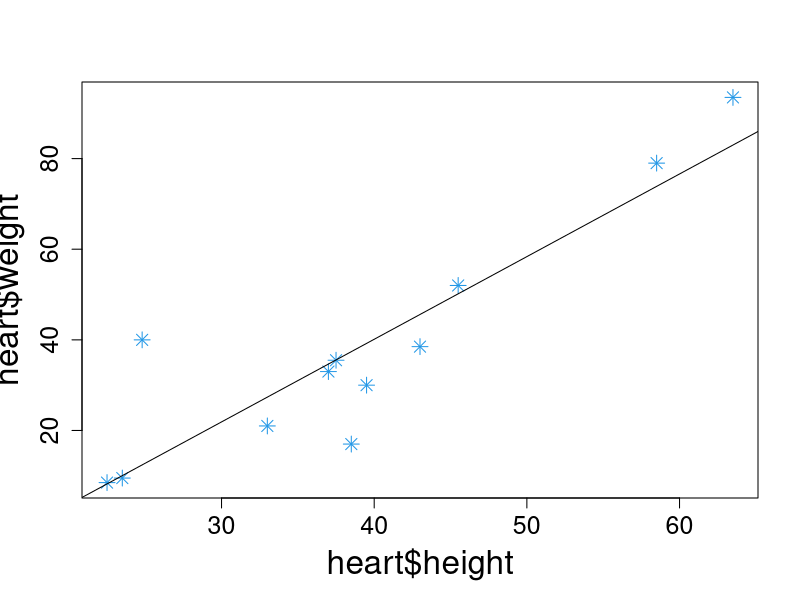
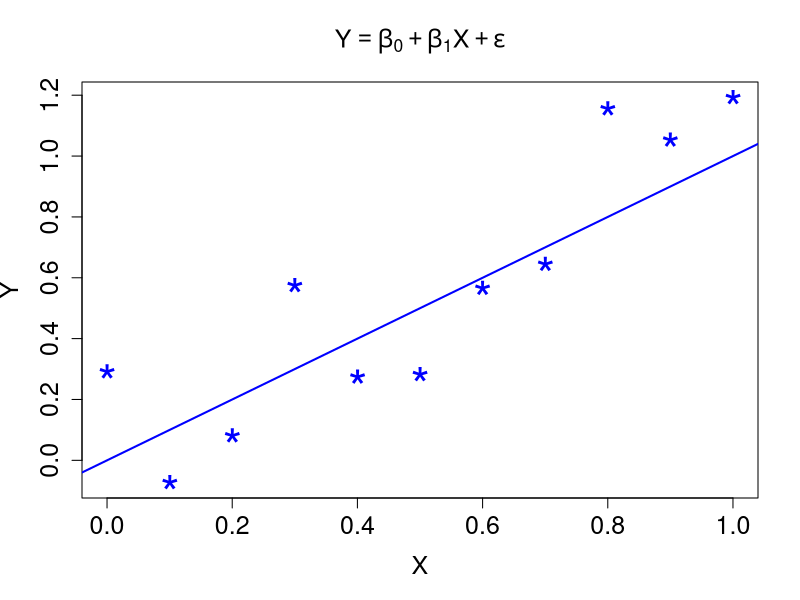
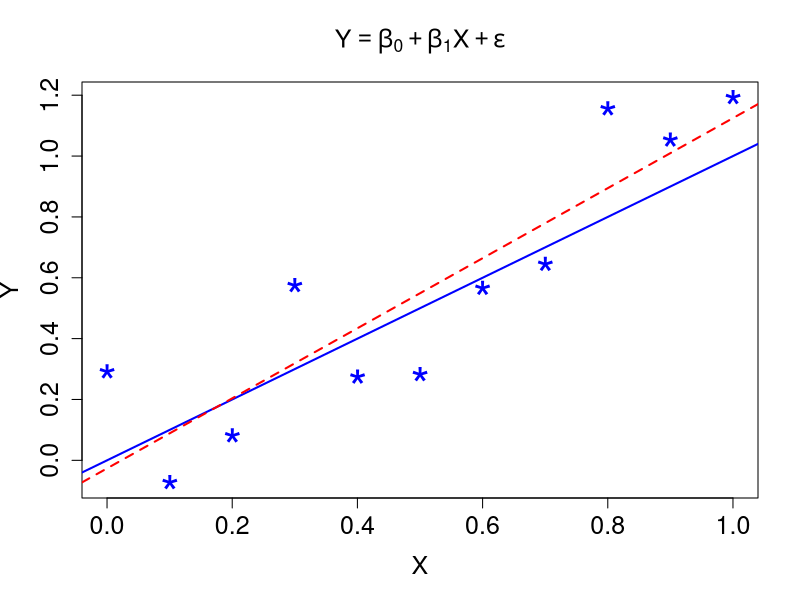
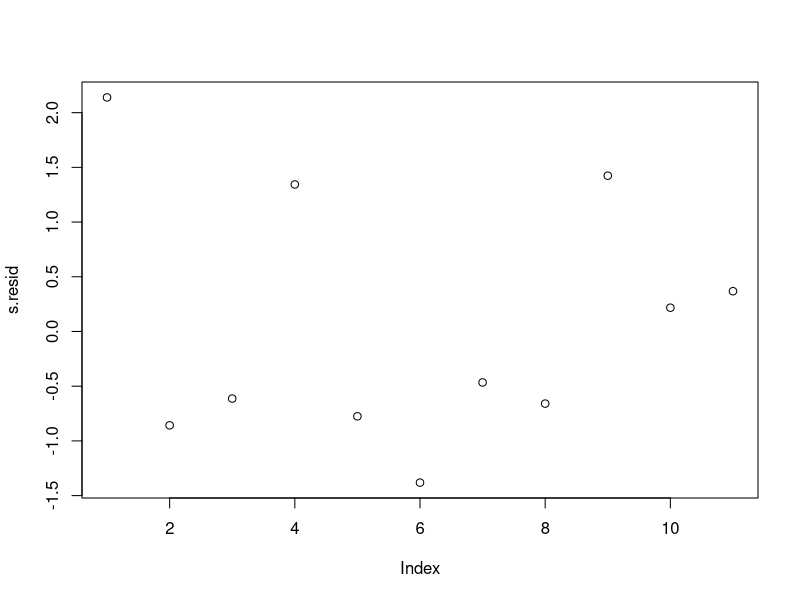
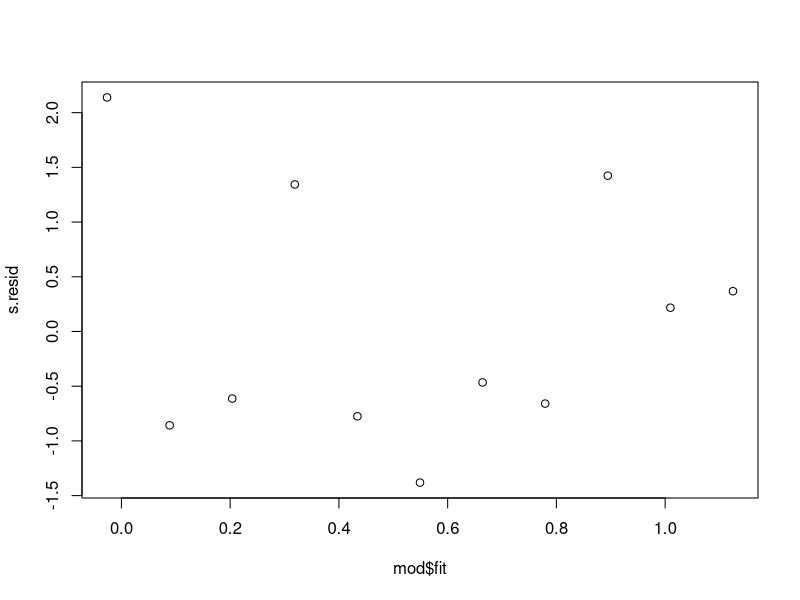
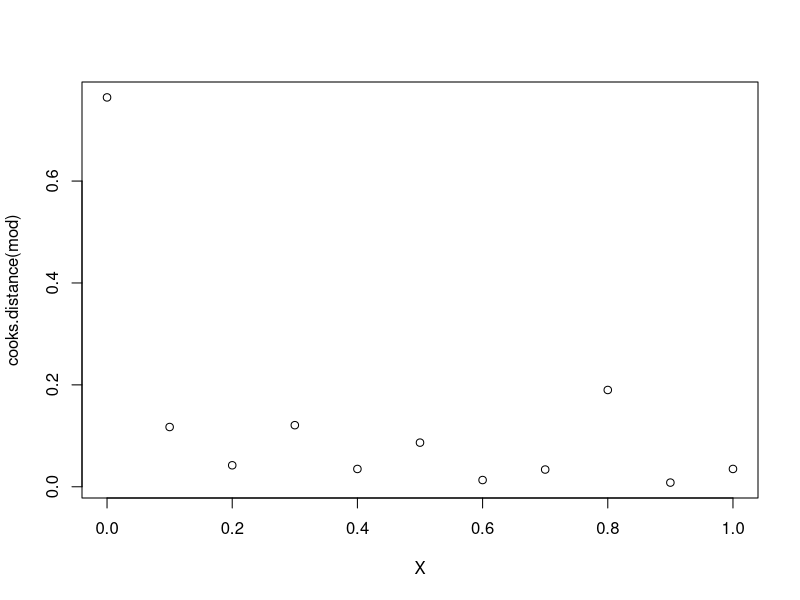
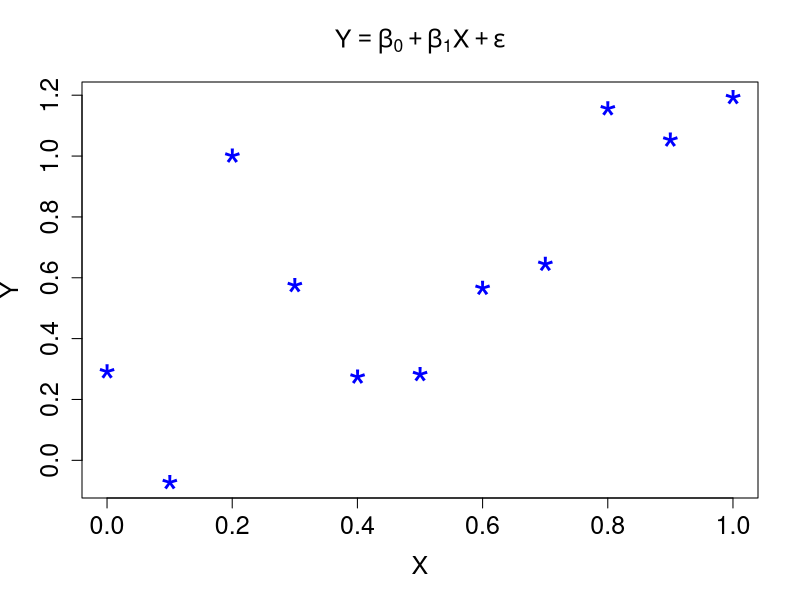
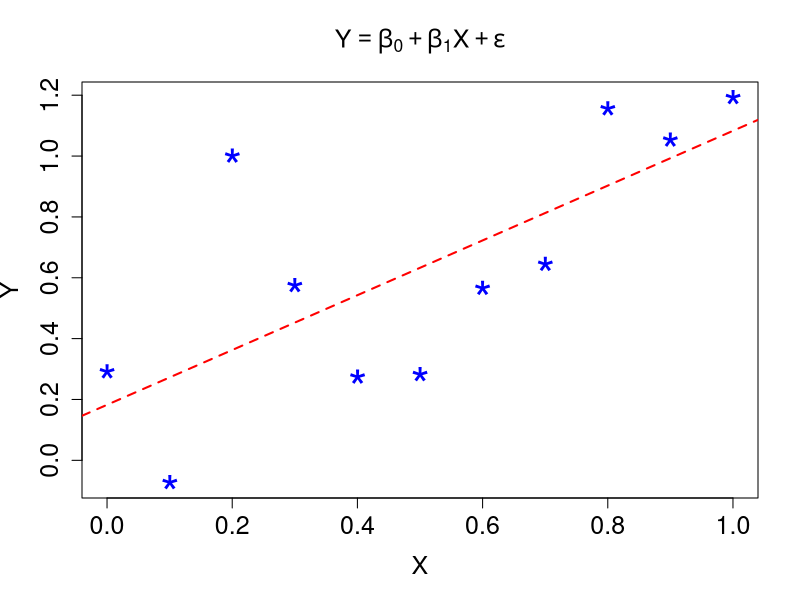

These figures' R source, in order:
## ---- chunk 1
heart = read.table('heart.txt',head=TRUE)
## ---- chunk 2
heart
## ---- chunk 3
heart$weight
## ---- chunk 4
heart[3,2]
## ---- chunk 5
heart[3,]
## ---- chunk 6
plot(heart$height,heart$weight,cex.axis=1.5,cex.lab=2,cex=1.5,col=4,pch=8)
abline(lm(heart$weight~heart$height)$coef)
## ---- chunk 7
# Average value of weight
m.weight = mean(heart$weight)
m.weight

# Average value of height
m.height = mean(heart$height)
m.height

# Variance of weight
var.weight = var(heart$weight)
var.weight

# Variance of height
var.height = var(heart$height)
var.height

# Covariance between them
cov.heart = cov(heart$height,heart$weight)
cov.heart 

# Formula for correlation
cor.heart = cov.heart/sqrt( var.height * var.weight )
cor.heart

# Just using the correlation function gets you there directly
cor.heart2 = cor(heart$height,heart$weight)
cor.heart2
## ---- chunk 8
beta0 = 0;   beta1 = 1; sigma = 0.25
## ---- chunk 9
X = seq(0,1,by=0.1)
X
## ---- chunk 10
epsilon = rnorm(11,mean=0,sd=sigma)
epsilon
## ---- chunk 11
Y = beta0 + beta1*X + epsilon
Y
## ---- chunk 12
plot(X, Y,pch='*',lwd=2,col='blue',xlab='X',ylab='Y',
    main=expression(Y==beta[0]+beta[1] * X+epsilon),
    cex.lab=1.5,cex.axis=1.5,cex.main=1.5,cex=3)

abline(c(beta0,beta1),lwd=2,col='blue')
## ---- chunk 13
mod = lm(Y~X)
mod$coefficients    # 'truth' is 0 and 1
## ---- chunk 14
plot(X, Y,pch='*',lwd=2,col='blue',xlab='X',ylab='Y',
    main=expression(Y==beta[0]+beta[1] * X+epsilon),
    cex.lab=1.5,cex.axis=1.5,cex.main=1.5,cex=3)

abline(c(beta0,beta1),lwd=2,col='blue')

abline(mod,lty=2,lwd=2,col='red')
## ---- chunk 15
library('MASS')

s.resid = studres(mod)

plot(s.resid)
## ---- chunk 16
plot(mod$fit,s.resid)
## ---- chunk 17
plot(X,cooks.distance(mod))
## ---- chunk 18
Y[3] = 1

plot(X, Y,pch='*',lwd=2,col='blue',xlab='X',ylab='Y',
    main=expression(Y==beta[0]+beta[1] * X+epsilon),
    cex.lab=1.5,cex.axis=1.5,cex.main=1.5,cex=3)
## ---- chunk 19
mod = lm(Y~X)
mod$coefficients    # 'truth' is 0 and 1
## ---- chunk 20
plot(X, Y,pch='*',lwd=2,col='blue',xlab='X',ylab='Y',
    main=expression(Y==beta[0]+beta[1] * X+epsilon),
    cex.lab=1.5,cex.axis=1.5,cex.main=1.5,cex=3)

abline(mod,lty=2,lwd=2,col='red')
## ---- chunk 21
mod.red = lm(Y[-3]~X[-3])
summary(mod.red)
## ---- chunk 22
plot(X, Y,pch='*',lwd=2,col='blue',xlab='X',ylab='Y',
    main=expression(Y==beta[0]+beta[1] * X+epsilon),
    cex.lab=1.5,cex.axis=1.5,cex.main=1.5,cex=3)

abline(mod,lty=2,lwd=2,col='red')
abline(mod.red,lty=3,lwd=2,col='blue')
## ---- chunk 23
plot(mod$fit,studres(mod))

plot(X,cooks.distance(mod))
## ---- chunk 24
sig.hat = sum( mod$resid^2 )/9
## ---- chunk 25
SXX = sum( (X-mean(X))^2 )
## ---- chunk 26
sd.beta1 = sqrt(sig.hat/SXX)
sd.beta0 = sqrt(sd.beta1^2 * mean( X^2 ))
## ---- chunk 27
c( mod$coef[1] - qt(0.975,9)*sd.beta0,mod$coef[1] + qt(0.975,9)*sd.beta0 )
c( mod$coef[2] - qt(0.975,9)*sd.beta1,mod$coef[2] + qt(0.975,9)*sd.beta1 )
## ---- chunk 28
confint(mod)
## ---- chunk 29
coefmat = matrix(0,1000,2)
## ---- chunk 30
predmat = matrix(0,1000,11)
## ---- chunk 31
for(sim in 1:1000){
  epsilon = rnorm(11,mean=0,sd=sigma) # New observation errors
  Y =  beta0 + beta1*X + epsilon      # New response values

  mod = lm(Y~X)                       # Refit the model
  coefmat[sim,] = mod$coefficients    # Store fitted coefs

  predmat[sim,] = mod$fit             # Store fitted values
}
## ---- chunk 32
hist(coefmat[,1],prob=TRUE,xlab=expression(beta[0]),main='',cex.lab=1.5,cex.axis=1.5)
hist(coefmat[,2],prob=TRUE,xlab=expression(beta[1]),main='',cex.lab=1.5,cex.axis=1.5)
## ---- chunk 33
var(coefmat[,1])
var(coefmat[,2])
## ---- chunk 34
var.beta1 = sigma^2/SXX
var.beta1

var.beta0 = var.beta1 * mean( X^2 )
var.beta0
## ---- chunk 35
plot(X,beta0+beta1*X,ylab='Y',cex.lab=1.5,cex.axis=1.5)
for(i in 1:1000){ lines(X,predmat[i,],col='red') }
abline(c(beta0,beta1),col='blue',lwd=3)
## ---- chunk 36
var.pred = sigma^2*(1/11 + (X - mean(X))^2/SXX)
## ---- chunk 37
plot(X,beta0+beta1*X,ylab='Y',cex.lab=1.5,cex.axis=1.5)
for(i in 1:1000){ lines(X,predmat[i,],col='red') }
abline(c(beta0,beta1),col='blue',lwd=3)
lines(X,beta0+beta1*X + 1.96 * sqrt(var.pred), lty=2,lwd=3,col='blue')
lines(X,beta0+beta1*X - 1.96 * sqrt(var.pred), lty=2,lwd=3,col='blue')
## ---- chunk 38
plot(X,beta0+beta1*X,ylab='Y',cex.lab=1.5,cex.axis=1.5)
for(i in 1:1000){ lines(X,predmat[i,],col='red') }
abline(c(beta0,beta1),col='blue',lwd=3)

lines(X,beta0+beta1*X + 1.96 * sqrt(var.pred), lty=2,lwd=3,col='blue')
lines(X,beta0+beta1*X - 1.96 * sqrt(var.pred), lty=2,lwd=3,col='blue')

lines(X,beta0+beta1*X + 1.96 * sqrt(sigma^2+var.pred), lty=3,lwd=3,col='blue')
lines(X,beta0+beta1*X - 1.96 * sqrt(sigma^2+var.pred), lty=3,lwd=3,col='blue')
## ---- chunk 39
food = c(1,1,2,2,4,4,6,6,8,8,7.02,6.93,6.42,6.51,6.07,5.99,5.59,5.8,5.51,5.36)
food = data.frame(matrix(food,10,2))
names(food) = c("time","pH")
## ---- chunk 40
print(food)
## ---- chunk 41
m.time = mean(food$time)   # Average time
m.pH = mean(food$pH)       # Average pH

s.time = sum( (food$time-m.time)^2 )   # S_X for time
s.timepH = sum( (food$time-m.time)*(food$pH-m.pH) )  # S_XY

beta1 =   s.timepH/s.time        # slope
beta0 =   m.pH - beta1*m.time    #intercept
## ---- chunk 42
food.mod = lm(pH~time,data=food)
food.mod$coefficients
## ---- chunk 43
t = (6 - beta0)/beta1
## ---- chunk 44
plot(food$time,food$pH,cex.lab=1.5,cex.axis=1.5,col=4,main='food Data',cex=1.5,pch=8)
abline(food.mod)
abline(h=6)
## ---- chunk 45
plot(food.mod$resid,pch=8,cex=2,col='blue')
abline(h = 0)
## ---- chunk 46
summary(food.mod)
## ---- chunk 47
plot(log(food$time),food$pH,cex.lab=1.5,cex.axis=1.5,col=4,main='food Data',cex=1.5,pch=8)
## ---- chunk 48
food.mod2 = lm(pH~log(time),data=food)

plot(log(food$time),food$pH,cex.lab=1.5,cex.axis=1.5,col=4,main='food Data',cex=1.5,pch=8)
abline(food.mod2)
abline(h=6)
## ---- chunk 49
CIvals = predict(food.mod2,food,interval='confidence')
## ---- chunk 50
plot(log(food$time),food$pH,cex.lab=1.5,cex.axis=1.5,col=4,main='food Data',cex=1.5,pch=8)
abline(food.mod2)
abline(h=6)
lines(log(food$time),CIvals[,2],col='red')
lines(log(food$time),CIvals[,3],col='red')
## ---- chunk 51
plot(log(food$time),food$pH,cex.lab=1.5,cex.axis=1.5,col=4,main='food Data',cex=1.5,pch=8)
abline(food.mod2)
abline(h=6)
lines(log(food$time),CIvals[,2],col='red')
lines(log(food$time),CIvals[,3],col='red')
PIvals = predict(food.mod2,food,interval='prediction')
lines(log(food$time),PIvals[,2],lty=2,col='red')
lines(log(food$time),PIvals[,3],lty=2,col='red')
